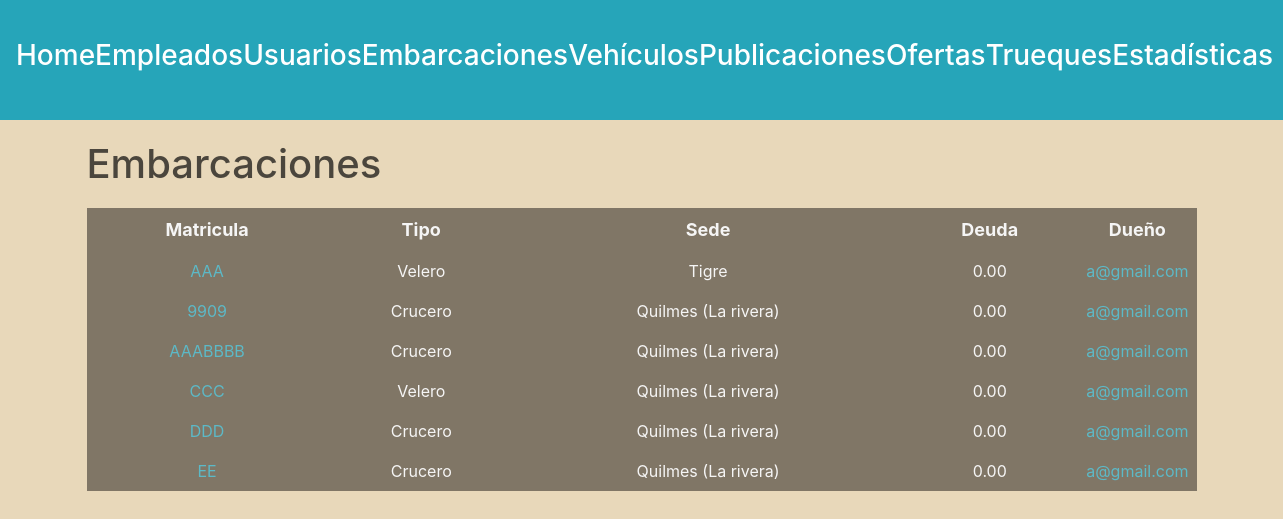
The page /administracion/embarcaciones/ (signed in) on the database as committed earlier.
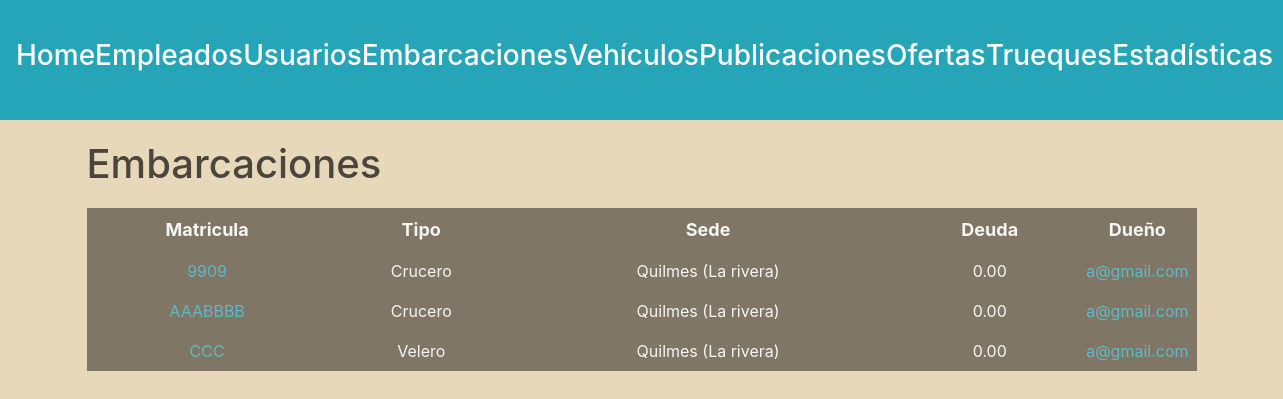
The same page on the database as committed later.
### embarcaciones/models.py (models this page shows)
class Embarcacion(models.Model):
    matricula = models.CharField(max_length=100, unique=True)
    modelo = models.CharField(max_length=100)
    tipo = models.ForeignKey(TipoEmbarcacion, on_delete=models.SET_NULL, null=True)
    m_eslora = models.DecimalField(max_digits=5, decimal_places=2)
    m_manga = models.DecimalField(max_digits=5, decimal_places=2)
    m_calado = models.DecimalField(max_digits=5, decimal_places=2)
    motor = models.BooleanField(default=False)
    deuda = models.DecimalField(max_digits=10, decimal_places=2, default=0)
    sede = models.ForeignKey(Sede, on_delete=models.SET_NULL, null=True)
    dueño = models.ForeignKey(Usuario, on_delete=models.CASCADE)

class TipoEmbarcacion(models.Model):
    clase= models.CharField(max_length=50, unique=True)

### empleados/models.py (models this page shows)
class Sede(models.Model):
    nombre = models.CharField(max_length=100, unique=True)

### usuarios/models.py (models this page shows, shortened)
class Usuario(AbstractBaseUser, PermissionsMixin):
    nombre = models.CharField(max_length=50)
    apellido = models.CharField(max_length=50)
    fecha_nacimiento = models.DateField()
    telefono = models.CharField(max_length=13)
    mail = models.EmailField(max_length=50, unique=True)
    password = models.CharField(max_length=128)
    is_staff= models.BooleanField(default=False)
    is_blocked= models.BooleanField(default=False)
    USERNAME_FIELD = 'mail'
    REQUIRED_FIELDS = ['nombre', 'apellido', 'fecha_nacimiento', 'telefono']

### administrador/views.py (the view)
# urls.py: path('', include('embarcaciones.urls')),
def embarcaciones(request):
    user = request.user
    if not user.is_superuser:
        return redirect('home')
    embarcaciones = Embarcacion.objects.exclude(matricula__startswith='*')
    return render(request, 'boats.html', {'embarcaciones' : embarcaciones})

### autenticacion/backend.py (called while the page is built)
    def get_user(self, user_id):
        UserModel = get_user_model()
        try:
            return UserModel.objects.get(pk=user_id)
        except UserModel.DoesNotExist:
            return None

### administrador/templates/boats.html (shortened to what this page needs)
{% extends 'layouts/navbar.html' %}
{% block content %}
<div class="header">
    <h1>Embarcaciones</h1>
</div>
{% if embarcaciones %}
    <table>
        <thead>
            <tr>
                <th>Matricula</th>
                <th>Tipo</th>
                <th>Sede</th>
                <th>Deuda</th>
                <th>Dueño</th>
            </tr>
        </thead>
        <tbody>
            {% for embarcacion in embarcaciones %}
                <tr>
                    <td>
                        <a href="{% url 'ver detalle embarcacion' embarcacion.id 0 %}"> {{embarcacion.matricula}} </a>
                    </td>
                    <td>{{embarcacion.tipo.clase}}</td>
                    <td>{{embarcacion.sede.nombre}}</td>
                    <td>{{embarcacion.deuda}}</td>
                    <td>
                        <a href="{% url 'ver perfil' embarcacion.dueño.id %}"> {{embarcacion.dueño}} </a>
                    </td>
                </tr>
            {% endfor %}
        </tbody>
    </table>
{% else %}
    <h3>No existen embarcaciones en la plataforma.</h3>
{% endif %}
{% endblock %}

Rows that differ between the two databases and show on the page:
removed Embarcacion: matricula "AAA", tipo.clase "Velero", sede.nombre "Tigre", deuda "0.00", dueño "a@gmail.com"
removed Embarcacion: matricula "DDD", tipo.clase "Crucero", sede.nombre "Quilmes (La rivera)", deuda "0.00", dueño "a@gmail.com"
removed Embarcacion: matricula "EE", tipo.clase "Crucero", sede.nombre "Quilmes (La rivera)", deuda "0.00", dueño "a@gmail.com"
